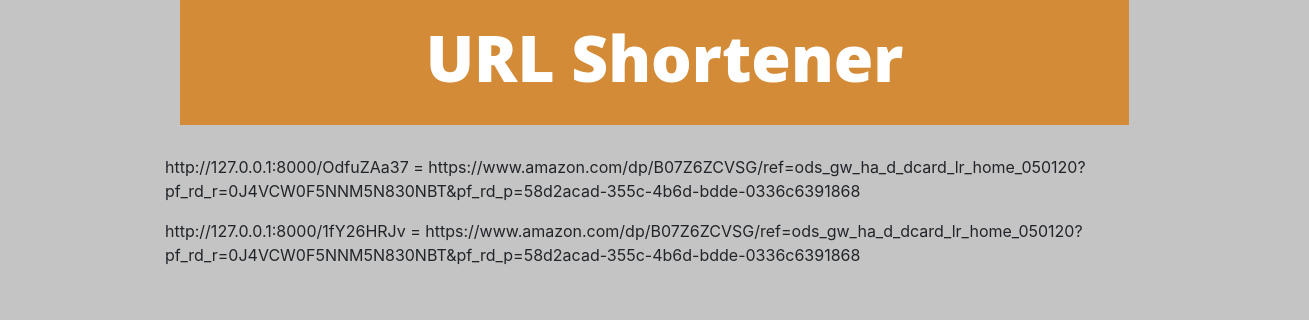
/short_list, run on an earlier commit of the app's database.
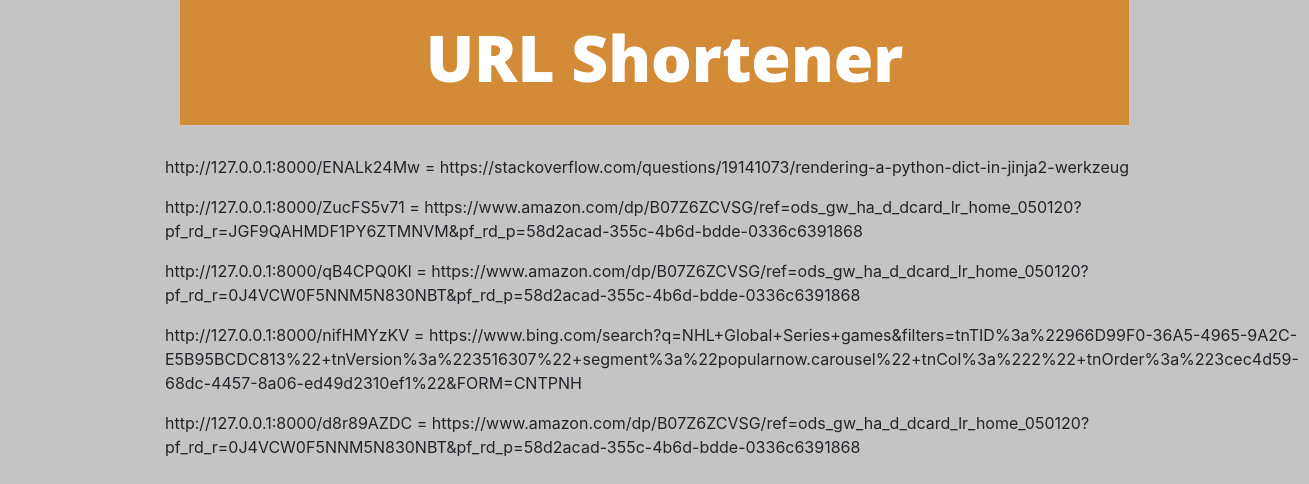
And on a later commit of the database.
### shortenapp/models.py (models this page shows, shortened)
class Shorten(models.Model):
    original_url = models.URLField(max_length=250, null=True)
    short_url = models.SlugField(max_length=8,primary_key=True)
    created_date = models.DateField(default=timezone.now)
    visits = models.IntegerField(default=0)

### shortenapp/views.py (the view)
# urls.py: path('short_list', views.short_list, name='short_list'),
def short_list(request):
    url_data = Shorten.objects.all()
    return render(request, 'shortenapp/short_list.html', {'url_data':url_data})

### templates/shortenapp/short_list.html
{% extends 'base.html' %}
{% block content %}
    <div class='url_dict'>
        {% for item in url_data %}
        <p>http://127.0.0.1:8000/{{ item.short_url }} = {{ item.original_url }}</p>
        {% endfor %}
    </div>
{% endblock %}

### templates/base.html (shortened to what this page needs)
{% load static %}
<!DOCTYPE html>
<html lang="en">
    <head>
        <link rel="stylesheet" href="https://stackpath.bootstrapcdn.com/bootstrap/4.4.1/css/bootstrap.min.css">
        <link rel="stylesheet" href="{% static 'css/style.css' %}">
    </head>
    <body>
        <div class='page-header'>
            <h1><a href='/'>URL Shortener</a></h1>
        </div>
        <div class="content-container">
            <div class="row">
                {% block content %}
                {% endblock %}
            </div>
        </div>
    </body>
</html>

### static/css/style.css (style rules this page uses)
h1 a, h2 a { color: rgb(255, 255, 255); }
body { padding-left: 180px; padding-right: 180px; background-color: rgb(196, 196, 196); }
.page-header { background-color: rgb(212, 139, 56); margin-top: 0; padding: 20px 20px 20px 40px; text-align: center; }
.page-header h1, .page-header h1 a, .page-header h1 a:visited, .page-header h1 a:active { color: #ffffff; font-size: 48pt; font-weight: 900; text-decoration: none; }
.content-container { margin-top: 30px; margin-bottom: 30px; }
h1, h2, h3, h4 { font-family: 'Open Sans'; font-weight: bold; }
.row { size: 200px; }

What changed in the data, as far as the page shows it:
removed Shorten: short_url "OdfuZAa37", original_url "https://www.amazon.com/dp/B07Z6ZCVSG/ref=ods_gw_ha_d_dcard_lr_home_050120?pf_rd_r=0J4VCW0F5NNM5N830NBT&pf_rd_p=58d2acad-355c-4b6d-bdde-0336c6391868"
removed Shorten: short_url "1fY26HRJv", original_url "https://www.amazon.com/dp/B07Z6ZCVSG/ref=ods_gw_ha_d_dcard_lr_home_050120?pf_rd_r=0J4VCW0F5NNM5N830NBT&pf_rd_p=58d2acad-355c-4b6d-bdde-0336c6391868"
added Shorten: short_url "ENALk24Mw", original_url "https://stackoverflow.com/questions/19141073/rendering-a-python-dict-in-jinja2-werkzeug"
added Shorten: short_url "ZucFS5v71", original_url "https://www.amazon.com/dp/B07Z6ZCVSG/ref=ods_gw_ha_d_dcard_lr_home_050120?pf_rd_r=JGF9QAHMDF1PY6ZTMNVM&pf_rd_p=58d2acad-355c-4b6d-bdde-0336c6391868"
added Shorten: short_url "qB4CPQ0Kl", original_url "https://www.amazon.com/dp/B07Z6ZCVSG/ref=ods_gw_ha_d_dcard_lr_home_050120?pf_rd_r=0J4VCW0F5NNM5N830NBT&pf_rd_p=58d2acad-355c-4b6d-bdde-0336c6391868"
added Shorten: short_url "nifHMYzKV", original_url "https://www.bing.com/search?q=NHL+Global+Series+games&filters=tnTID%3a%22966D99F0-36A5-4965-9A2C-E5B95BCDC813%22+tnVersion%3a%223516307%22+segment%3a%22popularnow.carousel%22+tnCol%3a%222%22+tnOrder%3a%223cec4d59-68dc-4457-8a06-ed49d2310ef1%22&FORM=CNTPNH"
added Shorten: short_url "d8r89AZDC", original_url "https://www.amazon.com/dp/B07Z6ZCVSG/ref=ods_gw_ha_d_dcard_lr_home_050120?pf_rd_r=0J4VCW0F5NNM5N830NBT&pf_rd_p=58d2acad-355c-4b6d-bdde-0336c6391868"
